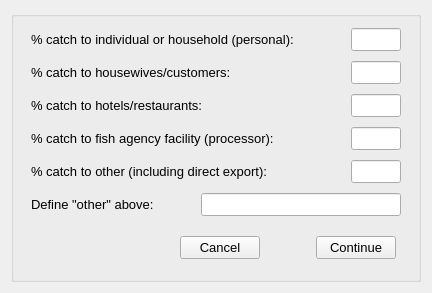
<ui version="4.0" >
 <class>AdditionalQuestions2</class>
 <widget class="QWidget" name="AdditionalQuestions2" >
  <property name="windowModality" >
   <enum>Qt::WindowModal</enum>
  </property>
  <property name="geometry" >
   <rect>
    <x>0</x>
    <y>0</y>
    <width>432</width>
    <height>293</height>
   </rect>
  </property>
  <property name="windowTitle" >
   <string>OpenOceanMap - Additional Questions</string>
  </property>
  <layout class="QHBoxLayout" name="horizontalLayout_3" >
   <item>
    <widget class="QGroupBox" name="groupBox_5" >
     <property name="font" >
      <font>
       <pointsize>11</pointsize>
      </font>
     </property>
     <property name="title" >
      <string/>
     </property>
     <layout class="QVBoxLayout" name="verticalLayout" >
      <item>
       <widget class="QWidget" native="1" name="widget_63" >
        <layout class="QVBoxLayout" name="verticalLayout_31" >
         <property name="spacing" >
          <number>4</number>
         </property>
         <property name="leftMargin" >
          <number>4</number>
         </property>
         <property name="topMargin" >
          <number>2</number>
         </property>
         <property name="rightMargin" >
          <number>4</number>
         </property>
         <property name="bottomMargin" >
          <number>2</number>
         </property>
         <item>
          <widget class="QWidget" native="1" name="widget_64" >
           <layout class="QHBoxLayout" name="horizontalLayout_40" >
            <property name="spacing" >
             <number>4</number>
            </property>
            <property name="leftMargin" >
             <number>4</number>
            </property>
            <property name="topMargin" >
             <number>0</number>
            </property>
            <property name="rightMargin" >
             <number>4</number>
            </property>
            <property name="bottomMargin" >
             <number>0</number>
            </property>
            <item>
             <widget class="QLabel" name="label_45" >
              <property name="font" >
               <font>
                <pointsize>10</pointsize>
               </font>
              </property>
              <property name="text" >
               <string>% catch to individual or household (personal):</string>
              </property>
             </widget>
            </item>
            <item>
             <spacer name="horizontalSpacer_3" >
              <property name="orientation" >
               <enum>Qt::Horizontal</enum>
              </property>
              <property name="sizeHint" stdset="0" >
               <size>
                <width>40</width>
                <height>20</height>
               </size>
              </property>
             </spacer>
            </item>
            <item>
             <widget class="QLineEdit" name="catch_personal" >
              <property name="maximumSize" >
               <size>
                <width>50</width>
                <height>16777215</height>
               </size>
              </property>
              <property name="font" >
               <font>
                <pointsize>10</pointsize>
               </font>
              </property>
             </widget>
            </item>
           </layout>
          </widget>
         </item>
        </layout>
       </widget>
      </item>
      <item>
       <widget class="QWidget" native="1" name="widget_65" >
        <layout class="QVBoxLayout" name="verticalLayout_32" >
         <property name="spacing" >
          <number>4</number>
         </property>
         <property name="leftMargin" >
          <number>4</number>
         </property>
         <property name="topMargin" >
          <number>2</number>
         </property>
         <property name="rightMargin" >
          <number>4</number>
         </property>
         <property name="bottomMargin" >
          <number>2</number>
         </property>
         <item>
          <widget class="QWidget" native="1" name="widget_66" >
           <layout class="QHBoxLayout" name="horizontalLayout_41" >
            <property name="spacing" >
             <number>4</number>
            </property>
            <property name="leftMargin" >
             <number>4</number>
            </property>
            <property name="topMargin" >
             <number>0</number>
            </property>
            <property name="rightMargin" >
             <number>4</number>
            </property>
            <property name="bottomMargin" >
             <number>0</number>
            </property>
            <item>
             <widget class="QLabel" name="label_46" >
              <property name="font" >
               <font>
                <pointsize>10</pointsize>
               </font>
              </property>
              <property name="text" >
               <string>% catch to housewives/customers:</string>
              </property>
             </widget>
            </item>
            <item>
             <spacer name="horizontalSpacer_3" >
              <property name="orientation" >
               <enum>Qt::Horizontal</enum>
              </property>
              <property name="sizeHint" stdset="0" >
               <size>
                <width>40</width>
                <height>20</height>
               </size>
              </property>
             </spacer>
            </item>
            <item>
             <widget class="QLineEdit" name="catch_customers" >
              <property name="maximumSize" >
               <size>
                <width>50</width>
                <height>16777215</height>
               </size>
              </property>
              <property name="font" >
               <font>
                <pointsize>10</pointsize>
               </font>
              </property>
             </widget>
            </item>
           </layout>
          </widget>
         </item>
        </layout>
       </widget>
      </item>
      <item>
       <widget class="QWidget" native="1" name="widget_67" >
        <layout class="QVBoxLayout" name="verticalLayout_33" >
         <property name="spacing" >
          <number>4</number>
         </property>
         <property name="leftMargin" >
          <number>4</number>
         </property>
         <property name="topMargin" >
          <number>2</number>
         </property>
         <property name="rightMargin" >
          <number>4</number>
         </property>
         <property name="bottomMargin" >
          <number>2</number>
         </property>
         <item>
          <widget class="QWidget" native="1" name="widget_68" >
           <layout class="QHBoxLayout" name="horizontalLayout_42" >
            <property name="spacing" >
             <number>4</number>
            </property>
            <property name="leftMargin" >
             <number>4</number>
            </property>
            <property name="topMargin" >
             <number>0</number>
            </property>
            <property name="rightMargin" >
             <number>4</number>
            </property>
            <property name="bottomMargin" >
             <number>0</number>
            </property>
            <item>
             <widget class="QLabel" name="label_47" >
              <property name="font" >
               <font>
                <pointsize>10</pointsize>
               </font>
              </property>
              <property name="text" >
               <string>% catch to hotels/restaurants:</string>
              </property>
             </widget>
            </item>
            <item>
             <spacer name="horizontalSpacer_3" >
              <property name="orientation" >
               <enum>Qt::Horizontal</enum>
              </property>
              <property name="sizeHint" stdset="0" >
               <size>
                <width>40</width>
                <height>20</height>
               </size>
              </property>
             </spacer>
            </item>
            <item>
             <widget class="QLineEdit" name="catch_hotel" >
              <property name="maximumSize" >
               <size>
                <width>50</width>
                <height>16777215</height>
               </size>
              </property>
              <property name="font" >
               <font>
                <pointsize>10</pointsize>
               </font>
              </property>
             </widget>
            </item>
           </layout>
          </widget>
         </item>
        </layout>
       </widget>
      </item>
      <item>
       <widget class="QWidget" native="1" name="widget_25" >
        <layout class="QVBoxLayout" name="verticalLayout_34" >
         <property name="spacing" >
          <number>4</number>
         </property>
         <property name="leftMargin" >
          <number>4</number>
         </property>
         <property name="topMargin" >
          <number>2</number>
         </property>
         <property name="rightMargin" >
          <number>4</number>
         </property>
         <property name="bottomMargin" >
          <number>2</number>
         </property>
         <item>
          <widget class="QWidget" native="1" name="widget_27" >
           <layout class="QHBoxLayout" name="horizontalLayout_43" >
            <property name="spacing" >
             <number>4</number>
            </property>
            <property name="leftMargin" >
             <number>4</number>
            </property>
            <property name="topMargin" >
             <number>0</number>
            </property>
            <property name="rightMargin" >
             <number>4</number>
            </property>
            <property name="bottomMargin" >
             <number>0</number>
            </property>
            <item>
             <widget class="QLabel" name="label_48" >
              <property name="font" >
               <font>
                <pointsize>10</pointsize>
               </font>
              </property>
              <property name="text" >
               <string>% catch to fish agency facility (processor):</string>
              </property>
             </widget>
            </item>
            <item>
             <spacer name="horizontalSpacer_3" >
              <property name="orientation" >
               <enum>Qt::Horizontal</enum>
              </property>
              <property name="sizeHint" stdset="0" >
               <size>
                <width>40</width>
                <height>20</height>
               </size>
              </property>
             </spacer>
            </item>
            <item>
             <widget class="QLineEdit" name="catch_agency" >
              <property name="maximumSize" >
               <size>
                <width>50</width>
                <height>16777215</height>
               </size>
              </property>
              <property name="font" >
               <font>
                <pointsize>10</pointsize>
               </font>
              </property>
             </widget>
            </item>
           </layout>
          </widget>
         </item>
        </layout>
       </widget>
      </item>
      <item>
       <widget class="QWidget" native="1" name="widget_33" >
        <layout class="QVBoxLayout" name="verticalLayout_35" >
         <property name="spacing" >
          <number>4</number>
         </property>
         <property name="leftMargin" >
          <number>4</number>
         </property>
         <property name="topMargin" >
          <number>2</number>
         </property>
         <property name="rightMargin" >
          <number>4</number>
         </property>
         <property name="bottomMargin" >
          <number>2</number>
         </property>
         <item>
          <widget class="QWidget" native="1" name="widget_69" >
           <layout class="QHBoxLayout" name="horizontalLayout_44" >
            <property name="spacing" >
             <number>4</number>
            </property>
            <property name="leftMargin" >
             <number>4</number>
            </property>
            <property name="topMargin" >
             <number>0</number>
            </property>
            <property name="rightMargin" >
             <number>4</number>
            </property>
            <property name="bottomMargin" >
             <number>0</number>
            </property>
            <item>
             <widget class="QLabel" name="label_49" >
              <property name="font" >
               <font>
                <pointsize>10</pointsize>
               </font>
              </property>
              <property name="text" >
               <string>% catch to other (including direct export):</string>
              </property>
             </widget>
            </item>
            <item>
             <spacer name="horizontalSpacer_3" >
              <property name="orientation" >
               <enum>Qt::Horizontal</enum>
              </property>
              <property name="sizeHint" stdset="0" >
               <size>
                <width>40</width>
                <height>20</height>
               </size>
              </property>
             </spacer>
            </item>
            <item>
             <widget class="QLineEdit" name="catch_other" >
              <property name="maximumSize" >
               <size>
                <width>50</width>
                <height>16777215</height>
               </size>
              </property>
              <property name="font" >
               <font>
                <pointsize>10</pointsize>
               </font>
              </property>
             </widget>
            </item>
           </layout>
          </widget>
         </item>
        </layout>
       </widget>
      </item>
      <item>
       <widget class="QWidget" native="1" name="widget_70" >
        <layout class="QVBoxLayout" name="verticalLayout_36" >
         <property name="spacing" >
          <number>4</number>
         </property>
         <property name="leftMargin" >
          <number>4</number>
         </property>
         <property name="topMargin" >
          <number>2</number>
         </property>
         <property name="rightMargin" >
          <number>4</number>
         </property>
         <property name="bottomMargin" >
          <number>2</number>
         </property>
         <item>
          <widget class="QWidget" native="1" name="widget_71" >
           <layout class="QHBoxLayout" name="horizontalLayout_45" >
            <property name="spacing" >
             <number>4</number>
            </property>
            <property name="leftMargin" >
             <number>4</number>
            </property>
            <property name="topMargin" >
             <number>0</number>
            </property>
            <property name="rightMargin" >
             <number>4</number>
            </property>
            <property name="bottomMargin" >
             <number>0</number>
            </property>
            <item>
             <widget class="QLabel" name="label_50" >
              <property name="font" >
               <font>
                <pointsize>10</pointsize>
               </font>
              </property>
              <property name="text" >
               <string>Define "other" above:</string>
              </property>
             </widget>
            </item>
            <item>
             <spacer name="horizontalSpacer_3" >
              <property name="orientation" >
               <enum>Qt::Horizontal</enum>
              </property>
              <property name="sizeHint" stdset="0" >
               <size>
                <width>40</width>
                <height>20</height>
               </size>
              </property>
             </spacer>
            </item>
            <item>
             <widget class="QLineEdit" name="catch_other_type" >
              <property name="minimumSize" >
               <size>
                <width>200</width>
                <height>0</height>
               </size>
              </property>
              <property name="maximumSize" >
               <size>
                <width>200</width>
                <height>16777215</height>
               </size>
              </property>
              <property name="font" >
               <font>
                <pointsize>10</pointsize>
               </font>
              </property>
             </widget>
            </item>
           </layout>
          </widget>
         </item>
        </layout>
       </widget>
      </item>
      <item>
       <spacer name="verticalSpacer" >
        <property name="orientation" >
         <enum>Qt::Vertical</enum>
        </property>
        <property name="sizeHint" stdset="0" >
         <size>
          <width>20</width>
          <height>40</height>
         </size>
        </property>
       </spacer>
      </item>
      <item>
       <widget class="QWidget" native="1" name="widget_84" >
        <layout class="QVBoxLayout" name="verticalLayout_43" >
         <property name="spacing" >
          <number>4</number>
         </property>
         <property name="leftMargin" >
          <number>4</number>
         </property>
         <property name="topMargin" >
          <number>2</number>
         </property>
         <property name="rightMargin" >
          <number>4</number>
         </property>
         <property name="bottomMargin" >
          <number>2</number>
         </property>
         <item>
          <widget class="QWidget" native="1" name="button_box" >
           <layout class="QHBoxLayout" name="horizontalLayout" >
            <item>
             <spacer>
              <property name="orientation" >
               <enum>Qt::Horizontal</enum>
              </property>
              <property name="sizeHint" stdset="0" >
               <size>
                <width>40</width>
                <height>20</height>
               </size>
              </property>
             </spacer>
            </item>
            <item>
             <widget class="QPushButton" name="pbnCancel" >
              <property name="font" >
               <font>
                <pointsize>10</pointsize>
               </font>
              </property>
              <property name="text" >
               <string>Cancel</string>
              </property>
             </widget>
            </item>
            <item>
             <spacer name="horizontalSpacer" >
              <property name="orientation" >
               <enum>Qt::Horizontal</enum>
              </property>
              <property name="sizeType" >
               <enum>QSizePolicy::Fixed</enum>
              </property>
              <property name="sizeHint" stdset="0" >
               <size>
                <width>50</width>
                <height>20</height>
               </size>
              </property>
             </spacer>
            </item>
            <item>
             <widget class="QPushButton" name="pbnFinished" >
              <property name="font" >
               <font>
                <pointsize>10</pointsize>
               </font>
              </property>
              <property name="text" >
               <string>Continue</string>
              </property>
             </widget>
            </item>
           </layout>
          </widget>
         </item>
        </layout>
       </widget>
      </item>
     </layout>
    </widget>
   </item>
  </layout>
 </widget>
 <tabstops>
  <tabstop>catch_personal</tabstop>
  <tabstop>catch_customers</tabstop>
  <tabstop>catch_hotel</tabstop>
  <tabstop>catch_agency</tabstop>
  <tabstop>catch_other</tabstop>
  <tabstop>catch_other_type</tabstop>
  <tabstop>pbnFinished</tabstop>
  <tabstop>pbnCancel</tabstop>
 </tabstops>
 <resources/>
 <connections/>
</ui>
